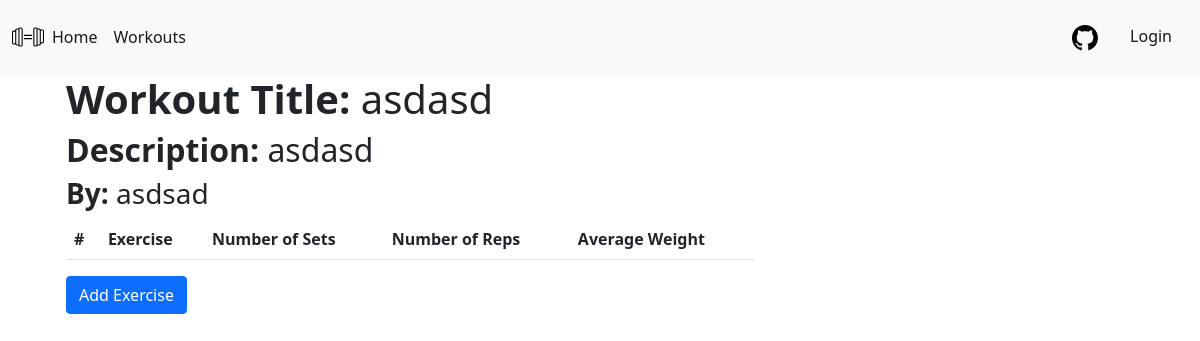
The app's page /workouts/59/ with its own data.
### workout_app/models.py (models this page shows, shortened)
class Workout(models.Model):
    workout_title = models.CharField(max_length=20)
    description = models.TextField(max_length=200)
    author = models.CharField(max_length=20)

### workout_app/views.py (the view)
# urls.py: path('workouts/<int:pk>/',views.WorkoutDetailView.as_view(),name='workout_detail'),
class WorkoutDetailView(DetailView):
    model = Workout

### workout_app/templates/workout_app/workout_detail.html (shortened to what this page needs)
{% extends 'base.html' %}
{% block content %}
<div class="container">
    <h1><strong>Workout Title: </strong>{{ workout.workout_title }}</h1>
    <h2><strong>Description: </strong>{{ workout.description }}</h2>
    <h3><strong>By: </strong>{{ workout.author }}</h3>
    <table class="table">
        <thead>
        <tr>
            <th scope="col">#</th>
            <th scope="col">Exercise</th>
            <th scope="col">Number of Sets</th>
            <th scope="col">Number of Reps</th>
            <th scope="col">Average Weight</th>
        </tr>
        </thead>
    </table>
    <a class="btn btn-primary" href="{% url 'add_exercise' workout.pk %}">Add Exercise</a>
</div>
{% endblock %}

### records on screen
Workout: workout_title "asdasd", description "asdasd", author "asdsad"
